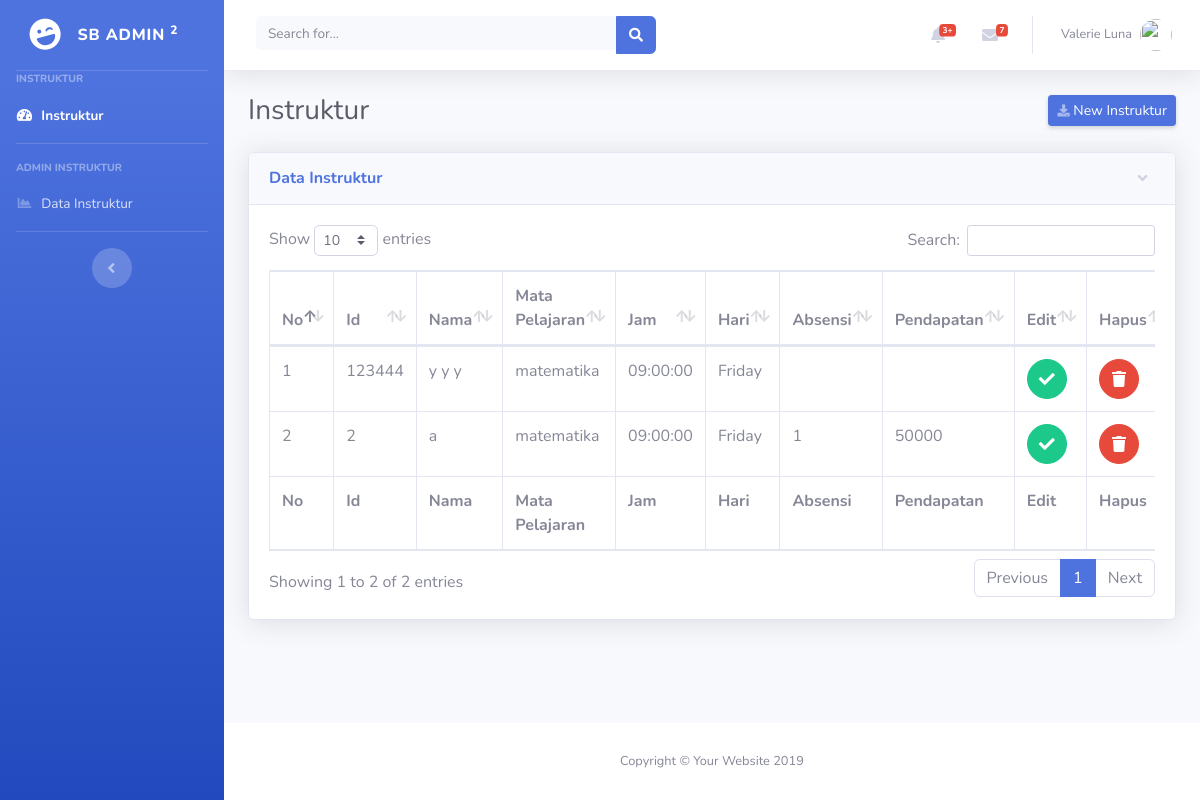
The app's page /instruktur/index-admin.php with its own data.
### tables this page shows
CREATE TABLE `instruktur` (
  `id_instruktur` int(10) NOT NULL,
  `nomor_instruktur` int(5) NOT NULL,
  `nama_instruktur` varchar(50) NOT NULL,
  `mata_pelajaran` varchar(50) DEFAULT NULL,
  `jam_mengajar` time DEFAULT NULL,
  `hari_mengajar` varchar(10) DEFAULT NULL,
  `absensi_mengajar` int(10) DEFAULT NULL,
  `pendapatan` int(10) DEFAULT NULL
);

### instruktur/index-admin.php (the view, shortened to what this page needs)
<!DOCTYPE html>
<html lang="en">
<?php
    require_once("config.php");
    $sql = "SELECT * FROM instruktur";
    $query = mysqli_query($db, $sql);
?>
<head>
    <link href="vendor/fontawesome-free/css/all.min.css" rel="stylesheet" type="text/css">
    <link href="css/sb-admin-2.min.css" rel="stylesheet">
    <link href="vendor/datatables/dataTables.bootstrap4.min.css" rel="stylesheet">
</head>
<body id="page-top">
    <div id="wrapper">
        <ul class="navbar-nav bg-gradient-primary sidebar sidebar-dark accordion" id="accordionSidebar">
            <a class="sidebar-brand d-flex align-items-center justify-content-center" href="index.html">
                <div class="sidebar-brand-icon rotate-n-15">
                    <i class="fas fa-laugh-wink"></i>
                </div>
                <div class="sidebar-brand-text mx-3">SB Admin <sup>2</sup></div>
            </a>
            <hr class="sidebar-divider my-0">
            <div class="sidebar-heading">
                Instruktur
            </div>
            <li class="nav-item active">
                <a class="nav-link" href="index.php">
                <i class="fas fa-fw fa-tachometer-alt"></i>
                <span>Instruktur</span></a>
            </li>
            <hr class="sidebar-divider">
            <div class="sidebar-heading">
                Admin Instruktur
            </div>
            <li class="nav-item">
                <a class="nav-link" href="index-admin.php">
                    <i class="fas fa-fw fa-chart-area"></i>
                    <span>Data Instruktur</span>
                </a>
            </li>
            <hr class="sidebar-divider d-none d-md-block">
            <div class="text-center d-none d-md-inline">
                <button class="rounded-circle border-0" id="sidebarToggle"></button>
            </div>
        </ul>
        <div id="content-wrapper" class="d-flex flex-column">
            <div id="content">
                <nav class="navbar navbar-expand navbar-light bg-white topbar mb-4 static-top shadow">
                    <form class="d-none d-sm-inline-block form-inline mr-auto ml-md-3 my-2 my-md-0 mw-100 navbar-search">
                        <div class="input-group">
                        <input type="text" class="form-control bg-light border-0 small" placeholder="Search for..." aria-label="Search" aria-describedby="basic-addon2">
                        <div class="input-group-append">
                            <button class="btn btn-primary" type="button">
                            <i class="fas fa-search fa-sm"></i>
                            </button>
                        </div>
                        </div>
                    </form>
                    <ul class="navbar-nav ml-auto">
                        <li class="nav-item dropdown no-arrow mx-1">
                            <a class="nav-link dropdown-toggle" href="#" id="alertsDropdown" role="button" data-toggle="dropdown" aria-haspopup="true" aria-expanded="false">
                                <i class="fas fa-bell fa-fw"></i>
                                <span class="badge badge-danger badge-counter">3+</span>
                            </a>
                        </li>
                        <li class="nav-item dropdown no-arrow mx-1">
                            <a class="nav-link dropdown-toggle" href="#" id="messagesDropdown" role="button" data-toggle="dropdown" aria-haspopup="true" aria-expanded="false">
                                <i class="fas fa-envelope fa-fw"></i>
                                <span class="badge badge-danger badge-counter">7</span>
                            </a>
                        </li>
                        <li class="nav-item dropdown no-arrow">
                            <a class="nav-link dropdown-toggle" href="#" id="userDropdown" role="button" data-toggle="dropdown" aria-haspopup="true" aria-expanded="false">
                                <span class="mr-2 d-none d-lg-inline text-gray-600 small">Valerie Luna</span>
                                <img class="img-profile rounded-circle" src="https://source.unsplash.com/QAB-WJcbgJk/60x60">
                            </a>
                        </li>
                    </ul>
                </nav>
                <div class="container-fluid">
                    <div class="d-sm-flex align-items-center justify-content-between mb-4">
                        <h1 class="h3 mb-0 text-gray-800">Instruktur</h1>
                        <a href="#" class="d-none d-sm-inline-block btn btn-sm btn-primary shadow-sm" data-toggle="modal" data-target="#create"><i class="fas fa-download fa-sm text-white-50"></i> New Instruktur </a>
                    </div>
                    <div class="row">
                        <div class="col-xl-12 ">
                            <div class="card shadow mb-4">
                                <a href="#collapseCardExample" class="d-block card-header py-3" data-toggle="collapse" role="button" aria-expanded="true" aria-controls="collapseCardExample">
                                    <h6 class="m-0 font-weight-bold text-primary">Data Instruktur</h6>
                                </a>
                                <div class="collapse show" id="collapseCardExample">
                                    <div class="card-body">
                                        <div class="table-responsive">
                                            <table class="table table-bordered" id="dataTable" width="100%" cellspacing="0">
                                                <thead>
                                                    <tr>
                                                        <th>No</th>
                                                        <th>Id</th>
                                                        <th>Nama</th>
                                                        <th>Mata Pelajaran</th>
                                                        <th>Jam</th>
                                                        <th>Hari</th>
                                                        <th>Absensi</th>
                                                        <th>Pendapatan</th>
                                                        <th>Edit</th>
                                                        <th>Hapus</th>
                                                    </tr>
                                                </thead>
                                                <tfoot>
                                                    <tr>
                                                        <th>No</th>
                                                        <th>Id</th>
                                                        <th>Nama</th>
                                                        <th>Mata Pelajaran</th>
                                                        <th>Jam</th>
                                                        <th>Hari</th>
                                                        <th>Absensi</th>
                                                        <th>Pendapatan</th>
                                                        <th>Edit</th>
                                                        <th>Hapus</th>
                                                    </tr>
                                                </tfoot>
                                                <tbody>
                                                <?php $no=1;
                                                while ($data = mysqli_fetch_assoc($query) ) {?>
                                                    <tr>
                                                        <td><?php echo $no++ ?></td>
                                                        <td><?php echo $data['nomor_instruktur'] ?></td>
                                                        <td><?php echo $data['nama_instruktur'] ?></td>
                                                        <td><?php echo $data['mata_pelajaran'] ?></td>
                                                        <td><?php echo $data['jam_mengajar'] ?></td>
                                                        <td><?php echo $data['hari_mengajar'] ?></td>
                                                        <td><?php echo $data['absensi_mengajar'] ?></td>
                                                        <td><?php echo $data['pendapatan'] ?></td>
                                                        <td>
                                                            <a href="#" class="btn btn-success btn-circle" data-toggle="modal" data-target="#edit<?php echo $data['id_instruktur'] ?>">
                                                                <i class="fas fa-check"></i>
                                                            </a>
                                                        </td>
                                                        <td>
                                                            <a href="delete-admin.php?id=<?php echo $data['id_instruktur'];?>" class="btn btn-danger btn-circle" onClick="return confirm('Apakah Anda Yakin?')" >
                                                                <i class="fas fa-trash"></i>
                                                            </a>
                                                        </td>
                                                    </tr>
                                                <?php } ?>
                                                </tbody>
                                            </table>
                                        </div>
                                    </div>
                                </div>
                            </div>
                        </div>
                    </div>
                </div>
            </div>
            <footer class="sticky-footer bg-white">
                <div class="container my-auto">
                <div class="copyright text-center my-auto">
                    <span>Copyright &copy; Your Website 2019</span>
                </div>
                </div>
            </footer>
        </div>
    </div>
</body>
</html>

### records on screen
instruktur: nomor_instruktur "123444", nama_instruktur "y y y", mata_pelajaran "matematika", jam_mengajar "09:00:00", hari_mengajar "Friday"
instruktur: nomor_instruktur "2", nama_instruktur "a", mata_pelajaran "matematika", jam_mengajar "09:00:00", hari_mengajar "Friday", absensi_mengajar "1", pendapatan "50000"
